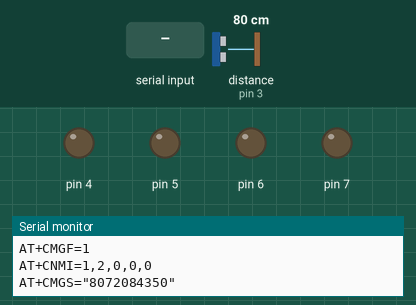
Bench run of a sketch on a simulated Arduino Uno, built with avr-gcc and run on an emulated ATmega328P. Parts: output pins drawn as LEDs (lit = HIGH), the last lines printed to the serial monitor. Wiring (inferred from the names in the program): ultrasonic range finder: trigger pin 2; echo pin 3. The inputs (shaded band) are chosen by the test bench; at power-on: distance to the obstacle (sensor on pin 3) 80 cm. The echo pulse lasts 58.3 µs per cm; pins used as bus, display or sensor lines are not drawn.

Above: at 2.2 s.
2.3 s: "1" received over Serial
At 3.5 s:
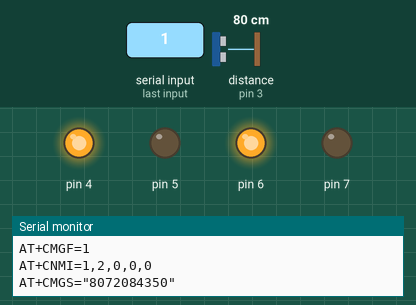
4.3 s: "2" received over Serial
At 6.0 s:
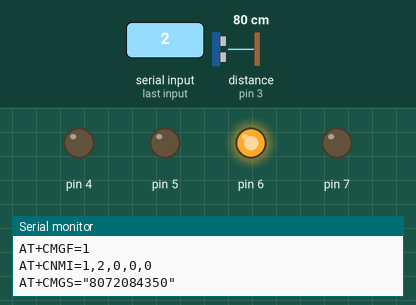
7.1 s: "3" received over Serial
At 9.6 s:
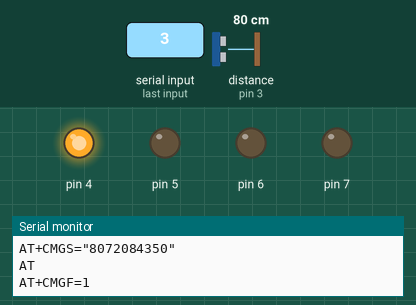
9.9 s: "5" received over Serial
At 12.3 s:
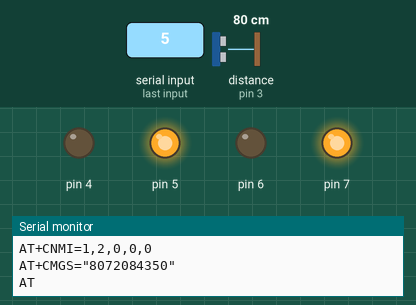
12.7 s: distance to the obstacle (sensor on pin 3) set to 7 cm
14.2 s: distance to the obstacle (sensor on pin 3) set to 4 cm
Timing chart, 0 to 17.2 s (numbered marks = the images above; inputs shaded):
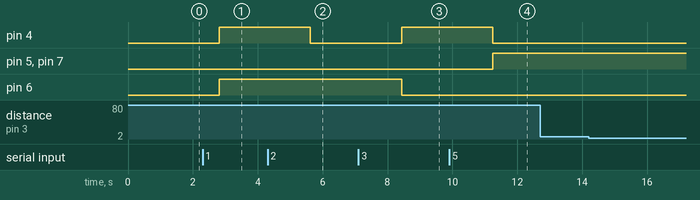

Measured:
- after the input at 2.3 s, pin 4, pin 6: LOW → HIGH after 0.51 s
- after the input at 4.3 s, pin 4: HIGH → LOW after 1.3 s
- after the input at 7.1 s, pin 4: LOW → HIGH after 1.3 s; pin 6: HIGH → LOW after 1.3 s
- after the input at 9.9 s, pin 4: HIGH → LOW after 1.3 s; pin 5, pin 7: LOW → HIGH after 1.3 s

The sketch:

ultra_sonic.ino
```cpp
int triger=2;
int echo=3;
float duration;
int d;
char y;
void setup()
{
  pinMode(2,OUTPUT);
  pinMode(3,INPUT);
  pinMode(4,OUTPUT);
  pinMode(5,OUTPUT);
  pinMode(6,OUTPUT);
  pinMode(7,OUTPUT);
  Serial.begin(9600);
}
void loop()
{

  digitalWrite(triger,LOW);
  delayMicroseconds(2);
   digitalWrite(triger,HIGH);
   delayMicroseconds(10);
   digitalWrite(triger,LOW);
   duration=pulseIn(echo,HIGH);
  d=duration*0.017;
  delay(1000);
  Serial.print("AT\r\n");delay(100);
    Serial.print("AT+CMGF=1\r\n");delay(100);
    Serial.print("AT+CNMI=1,2,0,0,0\r\n");delay(100);
    Serial.print("AT+CMGS=\"8072084350\"\r\n");delay(100);
    if(d<5)
    {
    Serial.print("Parking space found nearby \r\n");delay(100);
    Serial.print(char(26));delay(100);
    }
    if(Serial.available()>0)
    {
      y=Serial.read();
    }
  if(y=='1')
  {
  digitalWrite(4,HIGH);
  digitalWrite(5,LOW);
  digitalWrite(6,HIGH);
  digitalWrite(7,LOW);
  }
  if(y=='2')
  {
    digitalWrite(6,HIGH);
  digitalWrite(7,LOW);
  digitalWrite(5,LOW);
  digitalWrite(4,LOW);
  }
  if(y=='3')
  {
    digitalWrite(6,LOW);
  digitalWrite(7,LOW);
   digitalWrite(5,LOW);
  digitalWrite(4,HIGH);
  }
   if(y=='4'||d<5)
  {
    digitalWrite(6,LOW);
  digitalWrite(7,LOW);
   digitalWrite(5,LOW);
  digitalWrite(4,LOW);
  }
   if(y=='5')
  {
    digitalWrite(6,LOW);
  digitalWrite(7,HIGH);
   digitalWrite(5,HIGH);
  digitalWrite(4,LOW);
  }
 }
```
